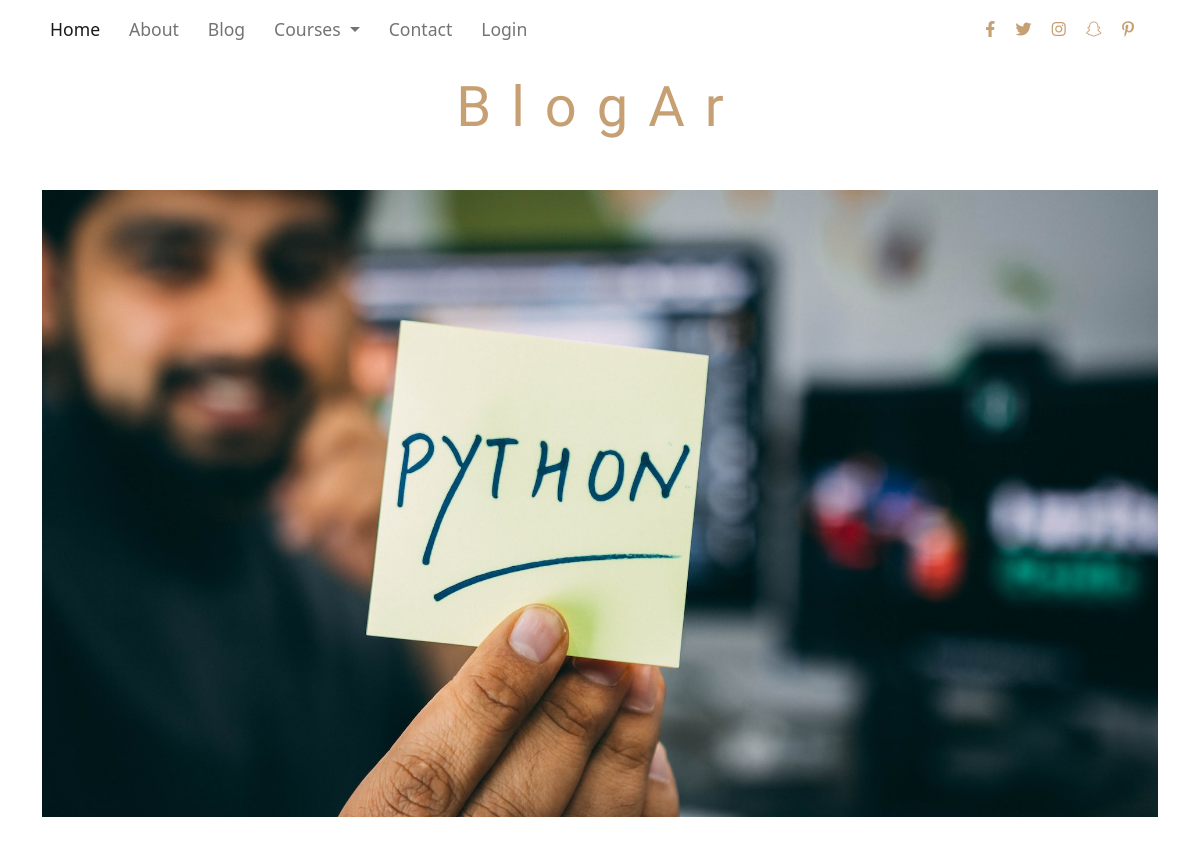
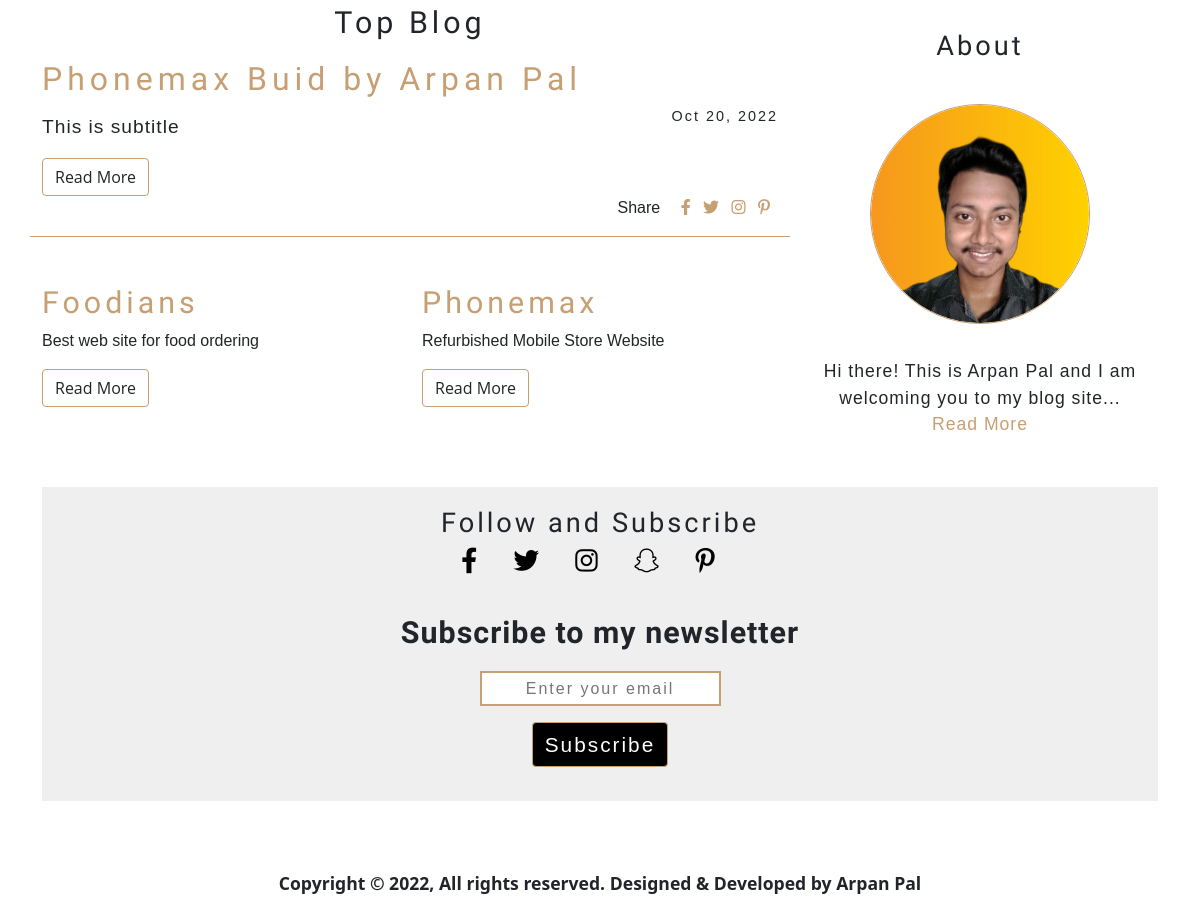
The page / on the database its author committed (2 pictures, top to bottom).
### main.py (models this page shows)
class Blog(db.Model, UserMixin):
    __tablename__ = 'blog'
    id = Column(Integer, primary_key=True)
    title = Column(String(250))
    subtitle = Column(String(250))
    date = Column(String(20))
    body = Column(String(250))
    blogs = relationship('Comment', cascade='all, delete', backref='blog', lazy=True)

### main.py (the view)
@app.route("/")
def home():
    blogs = db.session.query(Blog).all()
    print(blogs)
    return render_template("index.html", blogs=blogs)

### templates/index.html (shortened to what this page needs)
{% extends 'base.html' %}
{% block body %}
<div class="container mt-5">
  <img src="{{ url_for('static', filename='image/hitesh-choudhary-D9Zow2REm8U-unsplash.jpg') }}" alt="" width="100%" height="75%">
</div>
<div class="container blog_and_about mt-5" id="about">
  <div class="row">
    <div class="blog col-lg-8 col-sm-12">
      <div class="blog_title">
        <h3 class="text-center top_blog">Top Blog</h3>
        <div class="row ">
          <div class="col col-lg-12 col-sm-12 col-xs-12 first_blog">
            <h2 class="first_heading">{{blogs[-1].title}}</h2>
            <p class="heading_date">{{blogs[-1].date}}</p>
            <p class="first_ifo">{{blogs[-1].subtitle}} </p>
            <a href="{{ url_for('blog_details', id=blogs[-1].id) }}"><div class="btn">Read More</div></a>
            <br>
            <span style="float: right;">
              <span class="me-3">Share </span>
              <i class="fa-brands fa-facebook-f me-2"></i>
              <i class="fa-brands fa-twitter me-2"></i>
              <i class="fa-brands fa-instagram me-2"></i>
              <i class="fa-brands fa-pinterest-p me-2"></i>
            </span>
          </div>
          {% if blogs|length >= 3 %}
            {% for blog in blogs[-2::-1]  %}
            <div class="col col-lg-6 col-sm-12 col-xs-12 mt-5 extra_blog">
              <p class="h3">{{blog.title}}</p>
              <p>{{blog.subtitle}} </p>
              <a href="{{ url_for('blog_details', id=blog.id) }}"><div class="btn">Read More</div></a>
            </div>
            {% endfor %}
          {% endif %}
        </div>
      </div>
    </div>
    <div class="about col-lg-4 col-sm-12 mt-3">
      <div class="about text-center">
        <p class="tobe_borderd">About</p>
        <img src="{{ url_for('static', filename='../static/image/profile-pic (1).png') }}" alt=""
          class="profile_img mt-5" >
        <p class="mt-3 profile_text">Hi there! This is Arpan Pal and I am welcoming you to my blog site... <a href="#"> Read More</a></p>
      </div>
    </div>
  </div>
</div>
<div class="container mt-3">
  <div class="subscribe">
    <p class="tobe_borderd fands text-center pt-3">Follow and Subscribe</p>
    <div class="mt-3 fa-img text-center">
      <i class="fa-brands fa-facebook-f "></i>
      <i class="fa-brands fa-twitter "></i>
      <i class="fa-brands fa-instagram "></i>
      <i class="fa-brands fa-snapchat "></i>
      <i class="fa-brands fa-pinterest-p "></i>
    </div>
</div>
    <div class="newsletter w-100">
      <form action="" class="text-center">
        <p class="">Subscribe to my newsletter</p>
        <input type="email" placeholder="Enter your email" class="text-center">
        <br>
        <div class="btn btn-long-dark  mt-3">Subscribe</div>
      </form>
    </div>
</div>
<div class="container mt-5 footer">
  <p class="text-center mt-3">Copyright © 2022, All rights reserved. Designed & Developed by Arpan Pal</p>
</div>
{% endblock body %}

### static/css/style.css (style rules this page uses)
* { padding: 0; margin: 0; box-sizing: border-box; }
i { cursor: pointer; }
.btn { border: 1px solid #c69f73; font-family: 'Open Sans', sans-serif; }
.fa-brands { color: #c69f73; }
span { font-family: 'Source Sans Pro', sans-serif; }
.top_blog { font-family: 'Alkalami', serif; font-size: 1.9rem; letter-spacing: 4px; }
.first_blog { border-bottom: 1px solid #c69f73; }
.heading_date { font-family: 'Source Sans Pro', sans-serif; letter-spacing: 2px; font-size: .9rem; float: right; }
.first_ifo { margin-top: 15px; font-size: 1.2rem; padding: 0 0; font-family: 'Source Sans Pro', sans-serif; letter-spacing: 1px; }
.first_heading { margin-top: 10px; font-family: 'Dancing Script', cursive; letter-spacing: 5px; color: #c69f73; }
.extra_blog .h3 { font-size: 1.9rem; font-family: 'Dancing Script', cursive; color: #c69f73; letter-spacing: 4px; }
.extra_blog p { padding: 0 0%; font-family: 'Source Sans Pro', sans-serif; }
.tobe_borderd { font-family: 'Alkalami', serif; height: 35px; width: 75%; font-size: 1.7rem; margin: auto; letter-spacing: 3px; padding-top: 5px; }
.fa-img .fa-brands { margin-right: 36px; }
.profile_img { border: 1px solid #c69f73; border-radius: 50%; width: 220px; height: 220px; }
.profile_text { font-family: 'Source Sans Pro', sans-serif; font-size: 1.1rem; letter-spacing: 1px; padding: 5%; }
.fands { height: 45px; padding-top: 8px; }
.subscribe { width: 100%; background-color: #efefef; }
.profile_text a { color: #c69f73; text-decoration: none; }
.subscribe .fa-brands { padding: 0 4px; margin-right: 24px; font-size: 1.6rem; color: black; }
.newsletter { width: 75%; height: 225px; margin: auto; padding: 3%; background-color: #efefef; }
.newsletter p { font-family: 'Dancing Script', cursive; font-size: 1.9rem; letter-spacing: 1px; font-weight: bold; }
.newsletter input { border: 2px solid #c69f73; padding: 0 15px; font-family: 'Source Sans Pro', sans-serif; font-weight: 1.2rem; letter-spacing: 2px; height: 35px; }
.newsletter .btn { color: #fff; background-color: black; font-family: 'Source Sans Pro', sans-serif; font-size: 1.3rem; letter-spacing: 2px; }
.footer { width: 100%; height: 9vh; padding-top: 5px; font-size: 1.1rem; font-weight: bold; }
.blog_title a,li { color: #c69f73; text-decoration: none; }

### rows shown on the page
Blog: title "Phonemax Buid by Arpan Pal", date "Oct 20, 2022", subtitle "This is subtitle"
Blog: title "Foodians", subtitle "Best web site for food ordering"
Blog: title "Phonemax", subtitle "Refurbished Mobile Store Website"
